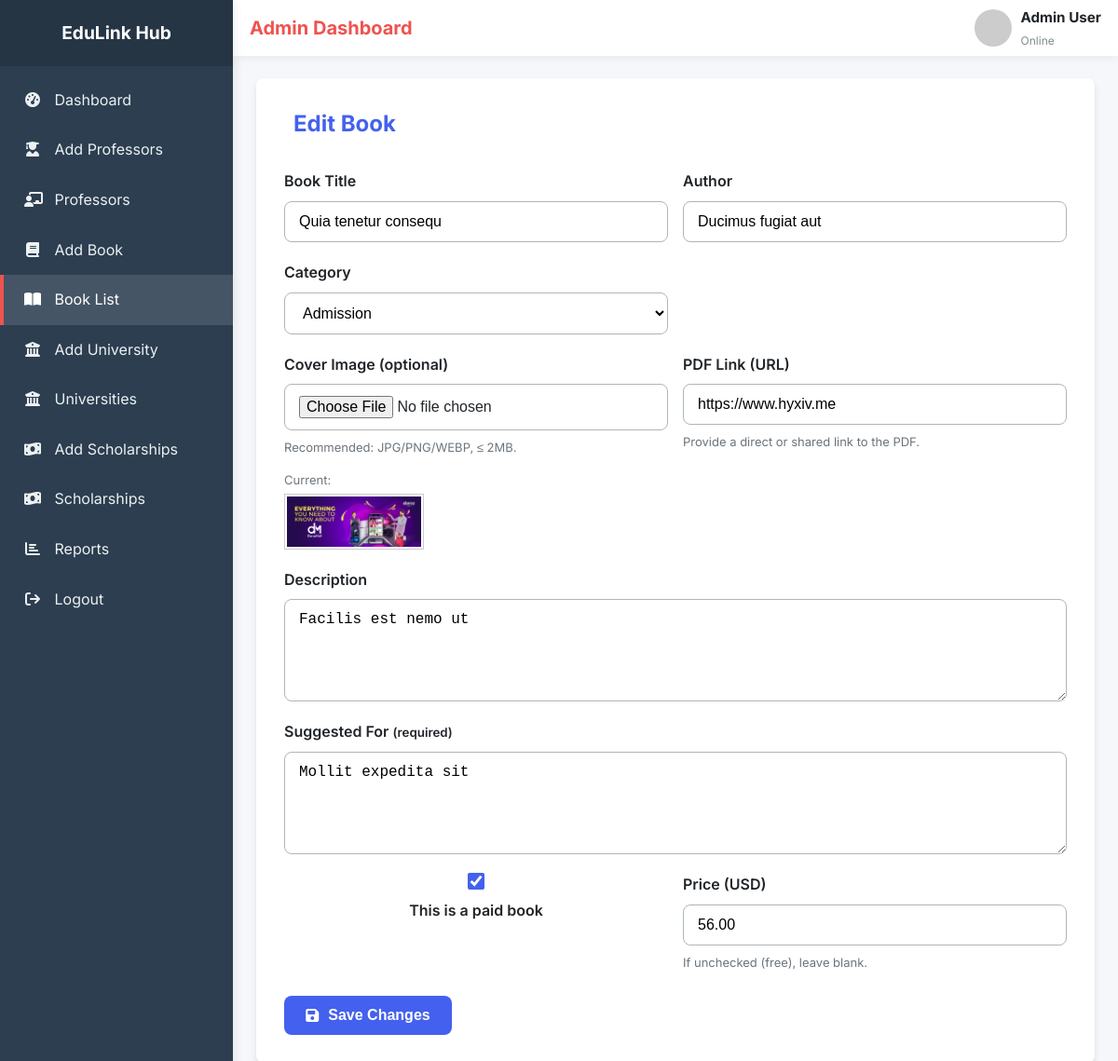
The app's page /admin/edit-book.php?id=6 (signed in) with its own data.
### tables this page shows
CREATE TABLE `books` (
  `id` int(11) NOT NULL,
  `title` varchar(255) NOT NULL,
  `image` varchar(255) NOT NULL,
  `author` varchar(255) NOT NULL,
  `category` enum('Admission','Job Exam','Skill-Based') NOT NULL,
  `description` text DEFAULT NULL,
  `pdfLink` varchar(255) NOT NULL,
  `uploadDate` date DEFAULT curdate(),
  `suggestedFor` longtext DEFAULT NULL CHECK (json_valid(`suggestedFor`)),
  `isPaid` tinyint(1) DEFAULT 0,
  `price` decimal(10,2) DEFAULT NULL,
  `createdAt` timestamp NOT NULL DEFAULT current_timestamp(),
  `updatedAt` timestamp NOT NULL DEFAULT current_timestamp() ON UPDATE current_timestamp()
);

### admin/edit-book.php (the view, shortened to what this page needs)
<?php
require '../config/database.php';
$id = isset($_GET['id']) ? (int)$_GET['id'] : 0;
$book = null;
if ($stmt = mysqli_prepare($conn, "SELECT id, title, image, author, category, description, pdfLink, suggestedFor, isPaid, price FROM books WHERE id = ?")) {
    mysqli_stmt_bind_param($stmt, 'i', $id);
    mysqli_stmt_execute($stmt);
    $res = mysqli_stmt_get_result($stmt);
    $book = mysqli_fetch_assoc($res);
}
$old = $_SESSION['edit-book-data'] ?? [];
$title        = isset($old['title'])        ? $old['title']        : ($book['title'] ?? '');
$author       = isset($old['author'])       ? $old['author']       : ($book['author'] ?? '');
$category     = isset($old['category'])     ? $old['category']     : ($book['category'] ?? '');
$description  = isset($old['description'])  ? $old['description']  : ($book['description'] ?? '');
$pdfLink      = isset($old['pdfLink'])      ? $old['pdfLink']      : ($book['pdfLink'] ?? '');
$isPaidOld    = isset($old['isPaid'])       ? (int)$old['isPaid']  : (int)($book['isPaid'] ?? 0);
$price        = isset($old['price'])        ? $old['price']        : ($book['price'] ?? '');
$imageName    = $book['image'] ?? '';
$suggestedForRaw = '';
if (isset($old['suggestedFor'])) {
    $suggestedForRaw = $old['suggestedFor'];
} else {
    $sf = $book['suggestedFor'];
    if ($sf !== null && $sf !== '') {
        $arr = json_decode($sf, true);
        if (is_array($arr)) {
            $clean = array_values(array_filter(array_map(function ($s) {
                return is_string($s) ? trim($s) : '';
            }, $arr), fn($v) => $v !== ''));
            $suggestedForRaw = implode(', ', $clean);
        } else {
            $suggestedForRaw = (string)$sf;
        }
    }
}
?>
<!DOCTYPE html>
<html lang="en">
<head>
    <link href="https://cdnjs.cloudflare.com/ajax/libs/font-awesome/6.5.2/css/all.min.css" rel="stylesheet">
    <link rel="stylesheet" href="styles/add-book.css">
    <link rel="stylesheet" href="styles/style.css">
</head>
<body>
    <?php include __DIR__ . '/common/sidebar.php'; ?>
    <main class="main-content">
        <?php include __DIR__ . '/common/navbar.php'; ?>
        <div class="content">
            <h1 class="page-title"><i class="fa-solid fa-book-pen"></i> Edit Book</h1>
            <form class="book-form" action="logic/edit-book-logic.php" method="post" enctype="multipart/form-data">
                <div class="form-row">
                    <div class="form-group">
                        <label for="title">Book Title</label>
                        <input
                            type="text"
                            id="title"
                            name="title"
                            required
                            placeholder="Enter book title"
                            value="<?= htmlspecialchars($title) ?>">
                    </div>
                    <div class="form-group">
                        <label for="author">Author</label>
                        <input
                            type="text"
                            id="author"
                            name="author"
                            required
                            placeholder="Enter author name"
                            value="<?= htmlspecialchars($author) ?>">
                    </div>
                </div>
                <div class="form-row">
                    <div class="form-group">
                        <label for="category">Category</label>
                        <?php $cat = $category; ?>
                        <select id="category" name="category" required>
                            <option value="Admission" <?= $cat === 'Admission'   ? 'selected' : '' ?>>Admission</option>
                        </select>
                    </div>
                </div>
                <div class="form-row">
                    <div class="form-group">
                        <label for="image">Cover Image (optional)</label>
                        <input type="file" id="image" name="image" accept="image/*">
                        <span class="hint">Recommended: JPG/PNG/WEBP, ≤ 2MB.</span>
                        <?php if (!empty($imageName)): ?>
                            <div class="hint" style="margin-top:6px;">
                                Current:
                                <img src="<?= '../uploads/' . htmlspecialchars($imageName) ?>"
                                    alt="<?= htmlspecialchars($imageName) ?>"
                                    style="max-width: 150px; height: auto; display: block; margin-top: 4px; border: 1px solid #ccc; padding: 2px;">
                            </div>
                        <?php endif; ?>
                    </div>
                    <div class="form-group">
                        <label for="pdfLink">PDF Link (URL)</label>
                        <input
                            type="url"
                            id="pdfLink"
                            name="pdfLink"
                            placeholder="https://example.com/book.pdf"
                            value="<?= htmlspecialchars($pdfLink) ?>">
                        <span class="hint">Provide a direct or shared link to the PDF.</span>
                    </div>
                </div>
                <div class="form-group">
                    <label for="description">Description</label>
                    <textarea id="description" name="description" placeholder="Short summary or key details about the book"><?= htmlspecialchars($description) ?></textarea>
                </div>
                <div class="form-group">
                    <label for="suggestedFor">Suggested For <small>(required)</small></label>
                    <textarea
                        id="suggestedFor"
                        name="suggestedFor"
                        required
                        placeholder='Comma-separated or JSON array, e.g. ["SSC candidates","Beginners"]'><?= htmlspecialchars($suggestedForRaw) ?></textarea>
                </div>
                <div class="form-row">
                    <div class="form-group checkbox-group">
                        <input type="checkbox" id="isPaid" name="isPaid" <?= $isPaidOld ? 'checked' : '' ?>>
                        <label for="isPaid">This is a paid book</label>
                    </div>
                    <div class="form-group">
                        <label for="price">Price (USD)</label>
                        <input
                            type="number"
                            id="price"
                            name="price"
                            placeholder="0.00"
                            step="0.01"
                            min="0"
                            value="<?= htmlspecialchars($price) ?>">
                        <span class="hint">If unchecked (free), leave blank.</span>
                    </div>
                </div>
                <button type="submit" name="submit" class="submit-btn">
                    <i class="fa-solid fa-floppy-disk"></i> Save Changes
                </button>
            </form>
        </div>
    </main>
</body>
</html>

### admin/styles/add-book.css (style rules this page uses)
:root { --primary-color: #4361ee; --secondary-color: #3f37c9; --accent-color: #4895ef; --light-color: #f8f9fa; --dark-color: #212529; --success-color: #4cc9f0; --warning-color: #f72585; --gray-color: #adb5bd; --border-radius: 8px; --box-shadow: 0 4px 6px rgba(0, 0, 0, 0.1); --transition: all 0.3s ease; }
* { margin: 0; padding: 0; box-sizing: border-box; }
body { font-family: "Inter", sans-serif; background-color: #f5f7fa; color: var(--dark-color); line-height: 1.6; display: flex; min-height: 100vh; }
.main-content { flex: 1; margin-left: 250px; }
.content { background-color: #fff; border-radius: var(--border-radius); padding: 30px; box-shadow: var(--box-shadow); max-width: 900px; margin: 24px auto; }
.page-title { font-size: 24px; margin-bottom: 30px; color: var(--primary-color); display: flex; align-items: center; gap: 10px; font-weight: 700; }
.book-form { display: flex; flex-direction: column; gap: 20px; }
.form-row { display: grid; grid-template-columns: 1fr 1fr; gap: 16px; }
.form-group { display: flex; flex-direction: column; gap: 8px; }
.form-group label { font-weight: 600; color: var(--dark-color); }
.form-group input[type="text"], .form-group input[type="email"], .form-group input[type="url"], .form-group input[type="file"], .form-group input[type="date"], .form-group input[type="number"], .form-group select, .form-group textarea { padding: 12px 15px; border: 1px solid var(--gray-color); border-radius: var(--border-radius); font-size: 16px; transition: var(--transition); background: #fff; }
.form-group textarea { min-height: 110px; resize: vertical; }
.form-group input::placeholder, .form-group textarea::placeholder { color: var(--gray-color); }
.checkbox-group { display: flex; align-items: center; gap: 10px; }
.checkbox-group input[type="checkbox"] { width: 18px; height: 18px; accent-color: var(--primary-color); }
.submit-btn { background-color: var(--primary-color); color: white; border: none; padding: 12px 20px; border-radius: var(--border-radius); font-size: 16px; font-weight: 600; cursor: pointer; transition: var(--transition); display: inline-flex; align-items: center; justify-content: center; gap: 10px; margin-top: 6px; width: 180px; }
.hint { font-size: 13px; color: #6c757d; }

### admin/styles/style.css (style rules this page uses)
:root { --primary-color: #4361ee; --secondary-color: #3f37c9; --accent-color: #4895ef; --light-color: #f8f9fa; --dark-color: #212529; --success-color: #22c55e; --warning-color: #f72585; --gray-200: #e5e7eb; --radius: 12px; --shadow: 0 8px 20px rgba(2, 6, 23, 0.1); }

### records on screen
books: title "Quia tenetur consequ", author "Ducimus fugiat aut", category "Admission", image (picture), pdfLink "https://www.hyxiv.me", description "Facilis est nemo ut", suggestedFor "Mollit expedita sit", isPaid "☑", price "56.00"

### other values on screen
$label "Dashboard Add Professors Professors Add Book Book List Add University Universities Add Scholarships Scholarships Reports Logout"
$admin_name "Admin User"
